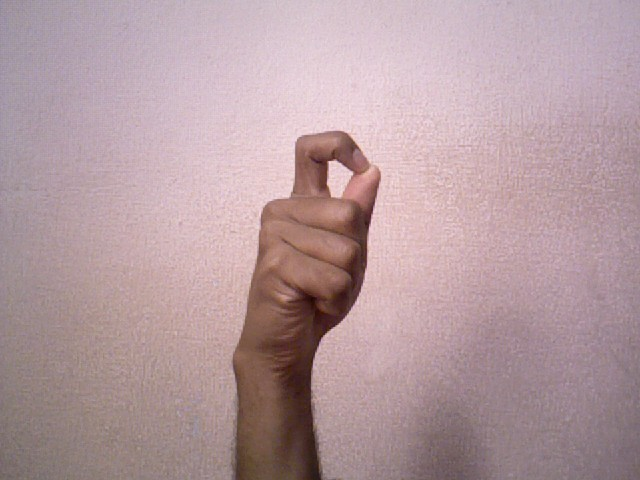
#> input picture sources/rgb_image_2.jpg, 640 x 480 px
$ jupyter execute --allow-errors backgroundRemover.ipynb
#> lines starting #> are read from the running program, lines starting #| are printed output that depends on the picture
[cell 1]
path = 'rgb_image_2.jpg'
new_path = 'rgb_image_2_masked.jpg'

[cell 2]
import cv2
import numpy as np
from matplotlib import pyplot as plt

[cell 3]
image_bgr = cv2.imread(path)
#> image_bgr is the input picture: shape (480, 640, 3); mean B, G, R 159.4, 155, 180

[cell 4]
image_rgb = cv2.cvtColor(image_bgr, cv2.COLOR_BGR2RGB)

[cell 5]
rectangle = (100, 100, 640, 480)

[cell 6]
mask = np.zeros(image_rgb.shape[:2], np.uint8)

# Create temporary arrays used by grabCut
bgdModel = np.zeros((1, 65), np.float64)
fgdModel = np.zeros((1, 65), np.float64)

# Run grabCut
cv2.grabCut(image_rgb, # Our image
            mask, # The Mask
            rectangle, # Our rectangle
            bgdModel, # Temporary array for background
            fgdModel, # Temporary array for background
            5, # Number of iterations
            cv2.GC_INIT_WITH_RECT) # Initiative using our rectangle

# Create mask where sure and likely backgrounds set to 0, otherwise 1
mask_2 = np.where((mask==2) | (mask==0), 0, 1).astype('uint8')

# Multiply image with new mask to subtract background
image_rgb_nobg = image_rgb * mask_2[:, :, np.newaxis]
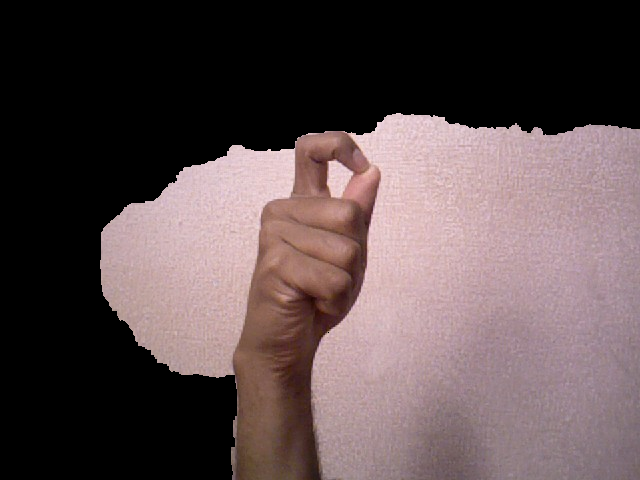
#> image_rgb_nobg: shape (480, 640, 3); mean R, G, B 92.8, 77.3, 78.5
